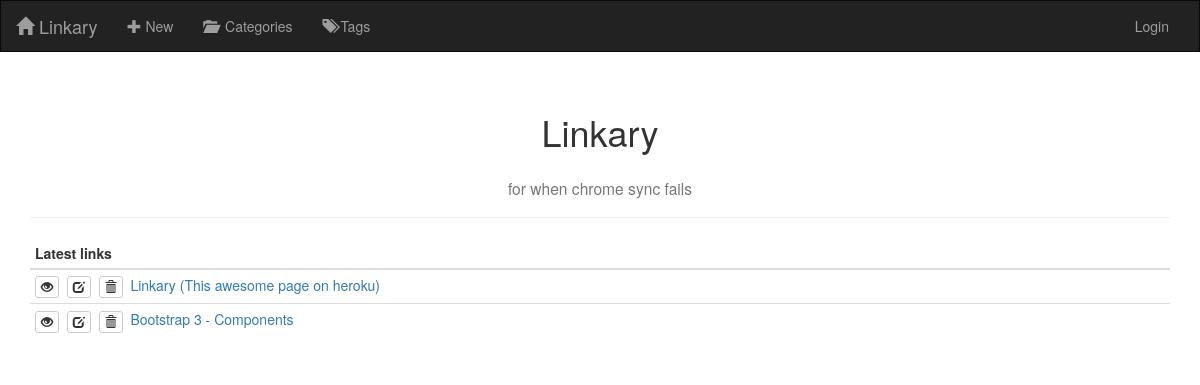
The page / on the database its author committed.
### linkary/models.py (models this page shows, shortened)
class Link(models.Model):
    time_created = models.DateTimeField(auto_now_add=True)
    time_modified = models.DateTimeField(auto_now=True)
    url = models.URLField()
    name = models.CharField(max_length=500)

### linkary/views.py (the view)
# urls.py: path('', views.LinkListView.as_view(), name='index'),
class LinkListView(ListView):
    model = models.Link
    template_name = 'linkary/index.html'
    ordering = ['-time_created']

### linkary/templates/linkary/index.html (shortened to what this page needs)
{% extends 'linkary/base.html' %}
{% block content %}
    <div class="container">
        <div class="page-header">
            <h1 class="text-center">Linkary</h1>
            <h3 class="text-center"><small>for when chrome sync fails</small></h3>
        </div>
        <table class="table table-condensed table-hover">
            <thead>
                <tr>
                    <th>Latest links</th>
                </tr>
            </thead>
            <tbody>
                {% for link in object_list %}
                    <tr>
                        <td>
                            <a href="{% url 'link_detail' link.pk %}" class="btn btn-default btn-xs" title="Details...">
                                <span class="glyphicon glyphicon-eye-open"></span>
                            </a>&nbsp;
                            <a href="{% url 'link_edit' link.pk %}" class="btn btn-default btn-xs" title="Edit...">
                                <span class="glyphicon glyphicon-edit"></span>
                            </a>&nbsp;
                            <a href="{% url 'link_delete' link.pk %}"class="btn btn-default btn-xs" title="Delete...">
                                <span class="glyphicon glyphicon-trash"></span>
                            </a>&nbsp;
                            <a href="{{ link.url }}" target="_blank">{{ link.name }}</a>
                        </td>
                    </tr>
                {% endfor %}
            </tbody>
        </table>
    </div>
{% endblock %}

### rows shown on the page
Link: name "Linkary (This awesome page on heroku)"
Link: name "Bootstrap 3 - Components"
